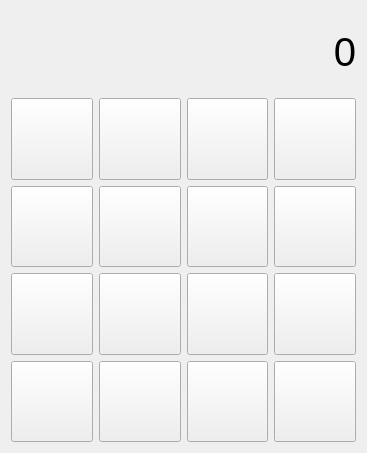
<?xml version="1.0" encoding="UTF-8"?>
<ui version="4.0">
 <class>Form</class>
 <widget class="QWidget" name="Form">
  <property name="geometry">
   <rect>
    <x>0</x>
    <y>0</y>
    <width>367</width>
    <height>453</height>
   </rect>
  </property>
  <property name="windowTitle">
   <string>Form</string>
  </property>
  <layout class="QHBoxLayout" name="horizontalLayout_10">
   <item>
    <layout class="QVBoxLayout" name="verticalLayout">
     <item>
      <widget class="QLabel" name="lbl_result">
       <property name="font">
        <font>
         <pointsize>30</pointsize>
        </font>
       </property>
       <property name="text">
        <string>0</string>
       </property>
       <property name="alignment">
        <set>Qt::AlignRight|Qt::AlignTrailing|Qt::AlignVCenter</set>
       </property>
       <property name="margin">
        <number>10</number>
       </property>
      </widget>
     </item>
     <item>
      <layout class="QHBoxLayout" name="horizontalLayout_9">
       <item>
        <widget class="QPushButton" name="btn_7">
         <property name="sizePolicy">
          <sizepolicy hsizetype="Minimum" vsizetype="Preferred">
           <horstretch>0</horstretch>
           <verstretch>0</verstretch>
          </sizepolicy>
         </property>
         <property name="font">
          <font>
           <pointsize>20</pointsize>
          </font>
         </property>
         <property name="text">
          <string/>
         </property>
         <property name="icon">
          <iconset>
           <normaloff>img/num_7.png</normaloff>img/num_7.png</iconset>
         </property>
         <property name="iconSize">
          <size>
           <width>64</width>
           <height>64</height>
          </size>
         </property>
        </widget>
       </item>
       <item>
        <widget class="QPushButton" name="btn_8">
         <property name="sizePolicy">
          <sizepolicy hsizetype="Minimum" vsizetype="Preferred">
           <horstretch>0</horstretch>
           <verstretch>0</verstretch>
          </sizepolicy>
         </property>
         <property name="font">
          <font>
           <pointsize>20</pointsize>
          </font>
         </property>
         <property name="text">
          <string/>
         </property>
         <property name="icon">
          <iconset>
           <normaloff>img/num_8.png</normaloff>img/num_8.png</iconset>
         </property>
         <property name="iconSize">
          <size>
           <width>64</width>
           <height>64</height>
          </size>
         </property>
        </widget>
       </item>
       <item>
        <widget class="QPushButton" name="btn_9">
         <property name="sizePolicy">
          <sizepolicy hsizetype="Minimum" vsizetype="Preferred">
           <horstretch>0</horstretch>
           <verstretch>0</verstretch>
          </sizepolicy>
         </property>
         <property name="font">
          <font>
           <pointsize>20</pointsize>
          </font>
         </property>
         <property name="text">
          <string/>
         </property>
         <property name="icon">
          <iconset>
           <normaloff>img/num_9.png</normaloff>img/num_9.png</iconset>
         </property>
         <property name="iconSize">
          <size>
           <width>64</width>
           <height>64</height>
          </size>
         </property>
        </widget>
       </item>
       <item>
        <widget class="QPushButton" name="btn_add">
         <property name="sizePolicy">
          <sizepolicy hsizetype="Minimum" vsizetype="Preferred">
           <horstretch>0</horstretch>
           <verstretch>0</verstretch>
          </sizepolicy>
         </property>
         <property name="font">
          <font>
           <pointsize>20</pointsize>
          </font>
         </property>
         <property name="text">
          <string/>
         </property>
         <property name="icon">
          <iconset>
           <normaloff>img/img_add.png</normaloff>img/img_add.png</iconset>
         </property>
         <property name="iconSize">
          <size>
           <width>64</width>
           <height>64</height>
          </size>
         </property>
        </widget>
       </item>
      </layout>
     </item>
     <item>
      <layout class="QHBoxLayout" name="horizontalLayout_8">
       <item>
        <widget class="QPushButton" name="btn_4">
         <property name="sizePolicy">
          <sizepolicy hsizetype="Minimum" vsizetype="Preferred">
           <horstretch>0</horstretch>
           <verstretch>0</verstretch>
          </sizepolicy>
         </property>
         <property name="font">
          <font>
           <pointsize>20</pointsize>
          </font>
         </property>
         <property name="text">
          <string/>
         </property>
         <property name="icon">
          <iconset>
           <normaloff>img/num_4.png</normaloff>img/num_4.png</iconset>
         </property>
         <property name="iconSize">
          <size>
           <width>64</width>
           <height>64</height>
          </size>
         </property>
        </widget>
       </item>
       <item>
        <widget class="QPushButton" name="btn_5">
         <property name="sizePolicy">
          <sizepolicy hsizetype="Minimum" vsizetype="Preferred">
           <horstretch>0</horstretch>
           <verstretch>0</verstretch>
          </sizepolicy>
         </property>
         <property name="font">
          <font>
           <pointsize>20</pointsize>
          </font>
         </property>
         <property name="text">
          <string/>
         </property>
         <property name="icon">
          <iconset>
           <normaloff>img/num_5.png</normaloff>img/num_5.png</iconset>
         </property>
         <property name="iconSize">
          <size>
           <width>64</width>
           <height>64</height>
          </size>
         </property>
        </widget>
       </item>
       <item>
        <widget class="QPushButton" name="btn_6">
         <property name="sizePolicy">
          <sizepolicy hsizetype="Minimum" vsizetype="Preferred">
           <horstretch>0</horstretch>
           <verstretch>0</verstretch>
          </sizepolicy>
         </property>
         <property name="font">
          <font>
           <pointsize>20</pointsize>
          </font>
         </property>
         <property name="text">
          <string/>
         </property>
         <property name="icon">
          <iconset>
           <normaloff>img/num_6.png</normaloff>img/num_6.png</iconset>
         </property>
         <property name="iconSize">
          <size>
           <width>64</width>
           <height>64</height>
          </size>
         </property>
        </widget>
       </item>
       <item>
        <widget class="QPushButton" name="btn_sub">
         <property name="sizePolicy">
          <sizepolicy hsizetype="Minimum" vsizetype="Preferred">
           <horstretch>0</horstretch>
           <verstretch>0</verstretch>
          </sizepolicy>
         </property>
         <property name="font">
          <font>
           <pointsize>20</pointsize>
          </font>
         </property>
         <property name="text">
          <string/>
         </property>
         <property name="icon">
          <iconset>
           <normaloff>img/img_sub.png</normaloff>img/img_sub.png</iconset>
         </property>
         <property name="iconSize">
          <size>
           <width>64</width>
           <height>64</height>
          </size>
         </property>
        </widget>
       </item>
      </layout>
     </item>
     <item>
      <layout class="QHBoxLayout" name="horizontalLayout_7">
       <item>
        <widget class="QPushButton" name="btn_1">
         <property name="sizePolicy">
          <sizepolicy hsizetype="Minimum" vsizetype="Preferred">
           <horstretch>0</horstretch>
           <verstretch>0</verstretch>
          </sizepolicy>
         </property>
         <property name="font">
          <font>
           <pointsize>20</pointsize>
          </font>
         </property>
         <property name="text">
          <string/>
         </property>
         <property name="icon">
          <iconset>
           <normaloff>img/num_1.png</normaloff>img/num_1.png</iconset>
         </property>
         <property name="iconSize">
          <size>
           <width>64</width>
           <height>64</height>
          </size>
         </property>
        </widget>
       </item>
       <item>
        <widget class="QPushButton" name="btn_2">
         <property name="sizePolicy">
          <sizepolicy hsizetype="Minimum" vsizetype="Preferred">
           <horstretch>0</horstretch>
           <verstretch>0</verstretch>
          </sizepolicy>
         </property>
         <property name="font">
          <font>
           <pointsize>20</pointsize>
          </font>
         </property>
         <property name="text">
          <string/>
         </property>
         <property name="icon">
          <iconset>
           <normaloff>img/num_2.png</normaloff>img/num_2.png</iconset>
         </property>
         <property name="iconSize">
          <size>
           <width>64</width>
           <height>64</height>
          </size>
         </property>
        </widget>
       </item>
       <item>
        <widget class="QPushButton" name="btn_3">
         <property name="sizePolicy">
          <sizepolicy hsizetype="Minimum" vsizetype="Preferred">
           <horstretch>0</horstretch>
           <verstretch>0</verstretch>
          </sizepolicy>
         </property>
         <property name="font">
          <font>
           <pointsize>20</pointsize>
          </font>
         </property>
         <property name="text">
          <string/>
         </property>
         <property name="icon">
          <iconset>
           <normaloff>img/num_3.png</normaloff>img/num_3.png</iconset>
         </property>
         <property name="iconSize">
          <size>
           <width>64</width>
           <height>64</height>
          </size>
         </property>
        </widget>
       </item>
       <item>
        <widget class="QPushButton" name="btn_mul">
         <property name="sizePolicy">
          <sizepolicy hsizetype="Minimum" vsizetype="Preferred">
           <horstretch>0</horstretch>
           <verstretch>0</verstretch>
          </sizepolicy>
         </property>
         <property name="font">
          <font>
           <pointsize>20</pointsize>
          </font>
         </property>
         <property name="text">
          <string/>
         </property>
         <property name="icon">
          <iconset>
           <normaloff>img/img_mul.png</normaloff>img/img_mul.png</iconset>
         </property>
         <property name="iconSize">
          <size>
           <width>64</width>
           <height>64</height>
          </size>
         </property>
        </widget>
       </item>
      </layout>
     </item>
     <item>
      <layout class="QHBoxLayout" name="horizontalLayout">
       <item>
        <widget class="QPushButton" name="btn_clear">
         <property name="sizePolicy">
          <sizepolicy hsizetype="Minimum" vsizetype="Preferred">
           <horstretch>0</horstretch>
           <verstretch>0</verstretch>
          </sizepolicy>
         </property>
         <property name="font">
          <font>
           <pointsize>20</pointsize>
          </font>
         </property>
         <property name="text">
          <string/>
         </property>
         <property name="icon">
          <iconset>
           <normaloff>img/img_clear.png</normaloff>img/img_clear.png</iconset>
         </property>
         <property name="iconSize">
          <size>
           <width>64</width>
           <height>64</height>
          </size>
         </property>
        </widget>
       </item>
       <item>
        <widget class="QPushButton" name="btn_0">
         <property name="sizePolicy">
          <sizepolicy hsizetype="Minimum" vsizetype="Preferred">
           <horstretch>0</horstretch>
           <verstretch>0</verstretch>
          </sizepolicy>
         </property>
         <property name="font">
          <font>
           <pointsize>20</pointsize>
          </font>
         </property>
         <property name="text">
          <string/>
         </property>
         <property name="icon">
          <iconset>
           <normaloff>img/num_0.png</normaloff>img/num_0.png</iconset>
         </property>
         <property name="iconSize">
          <size>
           <width>64</width>
           <height>64</height>
          </size>
         </property>
        </widget>
       </item>
       <item>
        <widget class="QPushButton" name="btn_eql">
         <property name="sizePolicy">
          <sizepolicy hsizetype="Minimum" vsizetype="Preferred">
           <horstretch>0</horstretch>
           <verstretch>0</verstretch>
          </sizepolicy>
         </property>
         <property name="font">
          <font>
           <pointsize>20</pointsize>
          </font>
         </property>
         <property name="text">
          <string/>
         </property>
         <property name="icon">
          <iconset>
           <normaloff>img/img_equal.png</normaloff>img/img_equal.png</iconset>
         </property>
         <property name="iconSize">
          <size>
           <width>64</width>
           <height>64</height>
          </size>
         </property>
        </widget>
       </item>
       <item>
        <widget class="QPushButton" name="btn_div">
         <property name="sizePolicy">
          <sizepolicy hsizetype="Minimum" vsizetype="Preferred">
           <horstretch>0</horstretch>
           <verstretch>0</verstretch>
          </sizepolicy>
         </property>
         <property name="font">
          <font>
           <pointsize>20</pointsize>
          </font>
         </property>
         <property name="text">
          <string/>
         </property>
         <property name="icon">
          <iconset>
           <normaloff>img/img_div.png</normaloff>img/img_div.png</iconset>
         </property>
         <property name="iconSize">
          <size>
           <width>64</width>
           <height>64</height>
          </size>
         </property>
        </widget>
       </item>
      </layout>
     </item>
    </layout>
   </item>
  </layout>
 </widget>
 <resources/>
 <connections/>
</ui>
